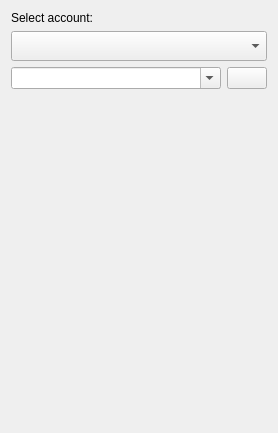
<?xml version="1.0" encoding="UTF-8"?>
<ui version="4.0">
 <class>MobileSearchForm</class>
 <widget class="QWidget" name="MobileSearchForm">
  <property name="geometry">
   <rect>
    <x>0</x>
    <y>0</y>
    <width>278</width>
    <height>433</height>
   </rect>
  </property>
  <property name="sizePolicy">
   <sizepolicy hsizetype="Preferred" vsizetype="Preferred">
    <horstretch>0</horstretch>
    <verstretch>0</verstretch>
   </sizepolicy>
  </property>
  <property name="windowTitle">
   <string>Search window</string>
  </property>
  <layout class="QVBoxLayout" name="verticalLayout_2">
   <item>
    <widget class="QScrollArea" name="scrollArea">
     <property name="frameShape">
      <enum>QFrame::NoFrame</enum>
     </property>
     <property name="widgetResizable">
      <bool>true</bool>
     </property>
     <widget class="QStackedWidget" name="stackedWidget">
      <property name="geometry">
       <rect>
        <x>0</x>
        <y>0</y>
        <width>260</width>
        <height>399</height>
       </rect>
      </property>
      <property name="currentIndex">
       <number>0</number>
      </property>
      <widget class="QWidget" name="page_1">
       <layout class="QVBoxLayout" name="generalLayout">
        <property name="margin">
         <number>0</number>
        </property>
        <item>
         <widget class="QLabel" name="label">
          <property name="text">
           <string>Select account:</string>
          </property>
         </widget>
        </item>
        <item>
         <widget class="QComboBox" name="requestBox">
          <property name="sizePolicy">
           <sizepolicy hsizetype="Preferred" vsizetype="Preferred">
            <horstretch>0</horstretch>
            <verstretch>0</verstretch>
           </sizepolicy>
          </property>
          <property name="sizeAdjustPolicy">
           <enum>QComboBox::AdjustToMinimumContentsLengthWithIcon</enum>
          </property>
          <property name="iconSize">
           <size>
            <width>22</width>
            <height>22</height>
           </size>
          </property>
         </widget>
        </item>
        <item>
         <layout class="QHBoxLayout" name="horizontalLayout_3">
          <item>
           <widget class="QComboBox" name="serviceBox">
            <property name="editable">
             <bool>true</bool>
            </property>
           </widget>
          </item>
          <item>
           <widget class="QPushButton" name="updateServiceButton">
            <property name="sizePolicy">
             <sizepolicy hsizetype="Maximum" vsizetype="Fixed">
              <horstretch>0</horstretch>
              <verstretch>0</verstretch>
             </sizepolicy>
            </property>
            <property name="text">
             <string/>
            </property>
           </widget>
          </item>
         </layout>
        </item>
        <item>
         <spacer name="verticalSpacer">
          <property name="orientation">
           <enum>Qt::Vertical</enum>
          </property>
          <property name="sizeHint" stdset="0">
           <size>
            <width>20</width>
            <height>13</height>
           </size>
          </property>
         </spacer>
        </item>
       </layout>
      </widget>
      <widget class="QWidget" name="page_2">
       <layout class="QVBoxLayout" name="verticalLayout">
        <property name="margin">
         <number>0</number>
        </property>
        <item>
         <widget class="QTableView" name="resultView">
          <property name="sizePolicy">
           <sizepolicy hsizetype="MinimumExpanding" vsizetype="Expanding">
            <horstretch>0</horstretch>
            <verstretch>0</verstretch>
           </sizepolicy>
          </property>
          <property name="selectionMode">
           <enum>QAbstractItemView::SingleSelection</enum>
          </property>
          <property name="selectionBehavior">
           <enum>QAbstractItemView::SelectRows</enum>
          </property>
          <property name="showGrid">
           <bool>false</bool>
          </property>
          <attribute name="horizontalHeaderVisible">
           <bool>false</bool>
          </attribute>
          <attribute name="horizontalHeaderCascadingSectionResizes">
           <bool>true</bool>
          </attribute>
          <attribute name="horizontalHeaderStretchLastSection">
           <bool>true</bool>
          </attribute>
          <attribute name="verticalHeaderVisible">
           <bool>false</bool>
          </attribute>
         </widget>
        </item>
        <item>
         <widget class="QProgressBar" name="progressBar">
          <property name="maximum">
           <number>0</number>
          </property>
          <property name="value">
           <number>0</number>
          </property>
         </widget>
        </item>
       </layout>
      </widget>
     </widget>
    </widget>
   </item>
   <item>
    <widget class="Ureen::ActionBox" name="actionBox" native="true"/>
   </item>
  </layout>
 </widget>
 <customwidgets>
  <customwidget>
   <class>Ureen::ActionBox</class>
   <extends>QWidget</extends>
   <header location="global">qutim/actionbox.h</header>
   <container>1</container>
  </customwidget>
 </customwidgets>
 <resources/>
 <connections/>
</ui>
